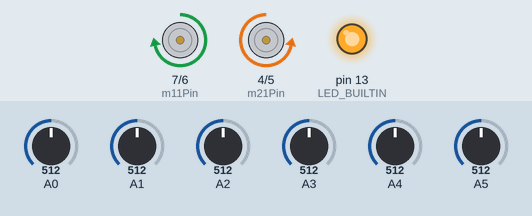
Recording of a sketch running on a simulated Arduino Uno, built with avr-gcc and run on an emulated ATmega328P. Shown: motor-driver pin pairs drawn as motors (green arrow = first pin HIGH = forward, orange = second pin HIGH = backward, longer = more drive, scaled by the enable pin), output pins drawn as LEDs (lit = HIGH). The test bench sets the inputs (shaded band); at power-on: A0 = 512, A5 = 512, A1 = 512, A2 = 512, A3 = 512, A4 = 512.

Above: at 1.3 s.
1.4 s: A0 set to 682
2.9 s: A0 set to 714
At 3.9 s:
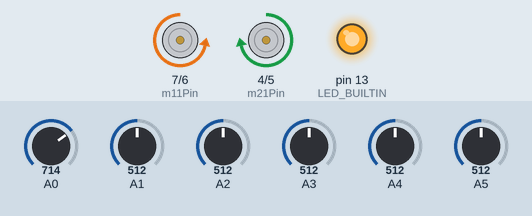
4.4 s: A5 set to 692
5.9 s: A5 set to 712
At 6.4 s:
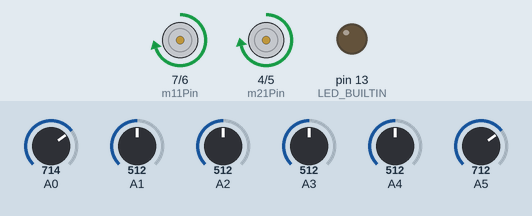
7.5 s: A1 set to 992
At 8.4 s:
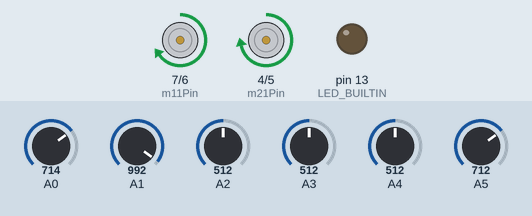
9.0 s: A1 set to 30
At 9.5 s:
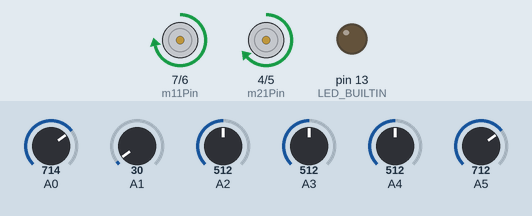
Timing chart, 0 to 11.5 s (numbered marks = the images above; inputs shaded):
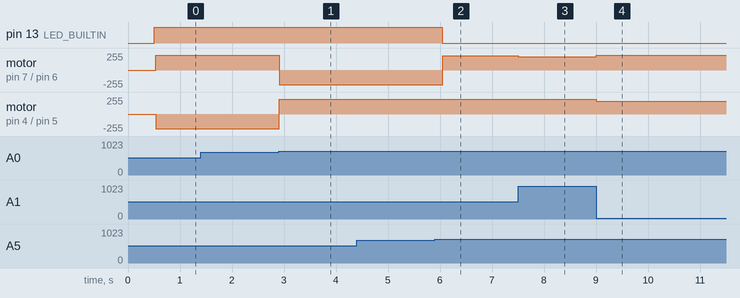

Measured:
- the behaviour switches between 700 and 701 on A0 (found by bisection; images 0 and 1)
- the behaviour switches between 700 and 701 on A5 (found by bisection; images 1 and 2)
- after the input at 1.4 s, every drawn part: stays the same
- after the input at 2.9 s, motor on pin 7 (m11Pin) / pin 6 (m12Pin): forward 220/255 → backward 220/255 at once; motor on pin 4 (m21Pin) / pin 5 (m22Pin): backward 220/255 → forward 220/255 at once
- after the input at 4.4 s, every drawn part: stays the same
- after the input at 5.9 s, pin 13 (LED_BUILTIN): HIGH → LOW after 0.14 s; motor on pin 7 (m11Pin) / pin 6 (m12Pin): backward 220/255 → forward 214/255 after 0.15 s
- after the input at 7.5 s, motor on pin 7 (m11Pin) / pin 6 (m12Pin): forward 214/255 → forward 196/255 at once
- after the input at 9.0 s, motor on pin 7 (m11Pin) / pin 6 (m12Pin): forward 196/255 → forward 220/255 at once; motor on pin 4 (m21Pin) / pin 5 (m22Pin): forward 220/255 → forward 190/255 at once

The sketch:

ProiectLineFollower.ino
```cpp
#include <QTRSensors.h>
const int m11Pin = 7;
const int m12Pin = 6;
const int m21Pin = 4;
const int m22Pin = 5;
const int m1Enable = 11;
const int m2Enable = 10;
int m1Speed = 0;
int m2Speed = 0;
// increase kp’s value and see what happens
float kp = 6;
float ki = 0;
float kd = 2;
int p = 1;
int i = 0;
int d = 0;
int error = 0;
int lastError = 0;
const int maxSpeed = 255;
const int minSpeed = -255;
const int baseSpeed = 220;
const int minSpeedTurns = -175;
QTRSensors qtr;
const int sensorCount = 6;
int sensorValues[sensorCount];
int sensors[sensorCount] = { 0, 0, 0, 0, 0, 0 };
int currentState = 0;
int passes = 0;
int trashHold = 700;

byte turnLeft =0;
byte turnRight = 1;
void setup() {
  // pinMode setup
  pinMode(m11Pin, OUTPUT);
  pinMode(m12Pin, OUTPUT);
  pinMode(m21Pin, OUTPUT);
  pinMode(m22Pin, OUTPUT);
  pinMode(m1Enable, OUTPUT);
  pinMode(m2Enable, OUTPUT);
  qtr.setTypeAnalog();
  qtr.setSensorPins((const uint8_t[]){ A0, A1, A2, A3, A4, A5 },
                    sensorCount);
  delay(500);
  pinMode(LED_BUILTIN, OUTPUT);
  digitalWrite(LED_BUILTIN, HIGH);

  // passes = number of oscillations above the line
  while(passes < 5){
    qtr.calibrate();
    qtr.read(sensorValues);
    if(currentState == turnLeft)
    {
        if(sensorValues[0] < trashHold){
          setMotorSpeed(baseSpeed, -baseSpeed);
        }
        else {
          currentState = turnRight;
        }
    }
    if(currentState == turnRight)
    {
      if(sensorValues[5] < trashHold){
          setMotorSpeed(-baseSpeed, baseSpeed);
        }
        else {
          currentState = turnLeft;
          passes ++;
        }
    }
  }
  digitalWrite(LED_BUILTIN, LOW);
  Serial.begin(9600);
}

void loop() {
  int error = map(qtr.readLineBlack(sensorValues), 0, 5000, -50, 50);
  p = error;
  i = i + error;
  d = error - lastError;
  lastError = error;
  int motorSpeed =  pidControl(kp, ki, kd); // = error in this case
  m1Speed = baseSpeed;
  m2Speed = baseSpeed;
  if (error < 0) {
    m1Speed += motorSpeed;
  } else if (error > 0) {
    m2Speed -= motorSpeed;
  }

  m1Speed = constrain(m1Speed, minSpeedTurns, maxSpeed);
  m2Speed = constrain(m2Speed, minSpeedTurns, maxSpeed);
  setMotorSpeed(m1Speed, m2Speed);
  // DEBUGGING
  // Serial.print("Error: ");
  // Serial.println(error);
  // Serial.print("M1 speed: ");
  // Serial.println(m1Speed);
  //
  // Serial.print("M2 speed: ");

  // Serial.println(m2Speed);
  //
  // delay(250);
}

// calculate PID value based on error, kp, kd, ki, p, i and d.
int pidControl(float kp, float ki, float kd) {
  return kp * p + ki * i + kd * d;
}
  void setMotorSpeed(int motor1Speed, int motor2Speed) {
    // remove comment if any of the motors are going in reverse
    // motor1Speed = -motor1Speed;
    // motor2Speed = -motor2Speed;
    if (motor1Speed == 0) {
      digitalWrite(m11Pin, LOW);
      digitalWrite(m12Pin, LOW);
      analogWrite(m1Enable, motor1Speed);
    } else {
      if (motor1Speed > 0) {
        digitalWrite(m11Pin, HIGH);
        digitalWrite(m12Pin, LOW);
        analogWrite(m1Enable, motor1Speed);
      }
      if (motor1Speed < 0) {
        digitalWrite(m11Pin, LOW);
        digitalWrite(m12Pin, HIGH);
        analogWrite(m1Enable, -motor1Speed);
      }
    }
    if (motor2Speed == 0) {
      digitalWrite(m21Pin, LOW);
      digitalWrite(m22Pin, LOW);
      analogWrite(m2Enable, motor2Speed);
    } else {
      if (motor2Speed > 0) {
        digitalWrite(m21Pin, HIGH);
        digitalWrite(m22Pin, LOW);
        analogWrite(m2Enable, motor2Speed);
      }
      if (motor2Speed < 0) {
        digitalWrite(m21Pin, LOW);
        digitalWrite(m22Pin, HIGH);
        analogWrite(m2Enable, -motor2Speed);
      }
    }
  }
```
